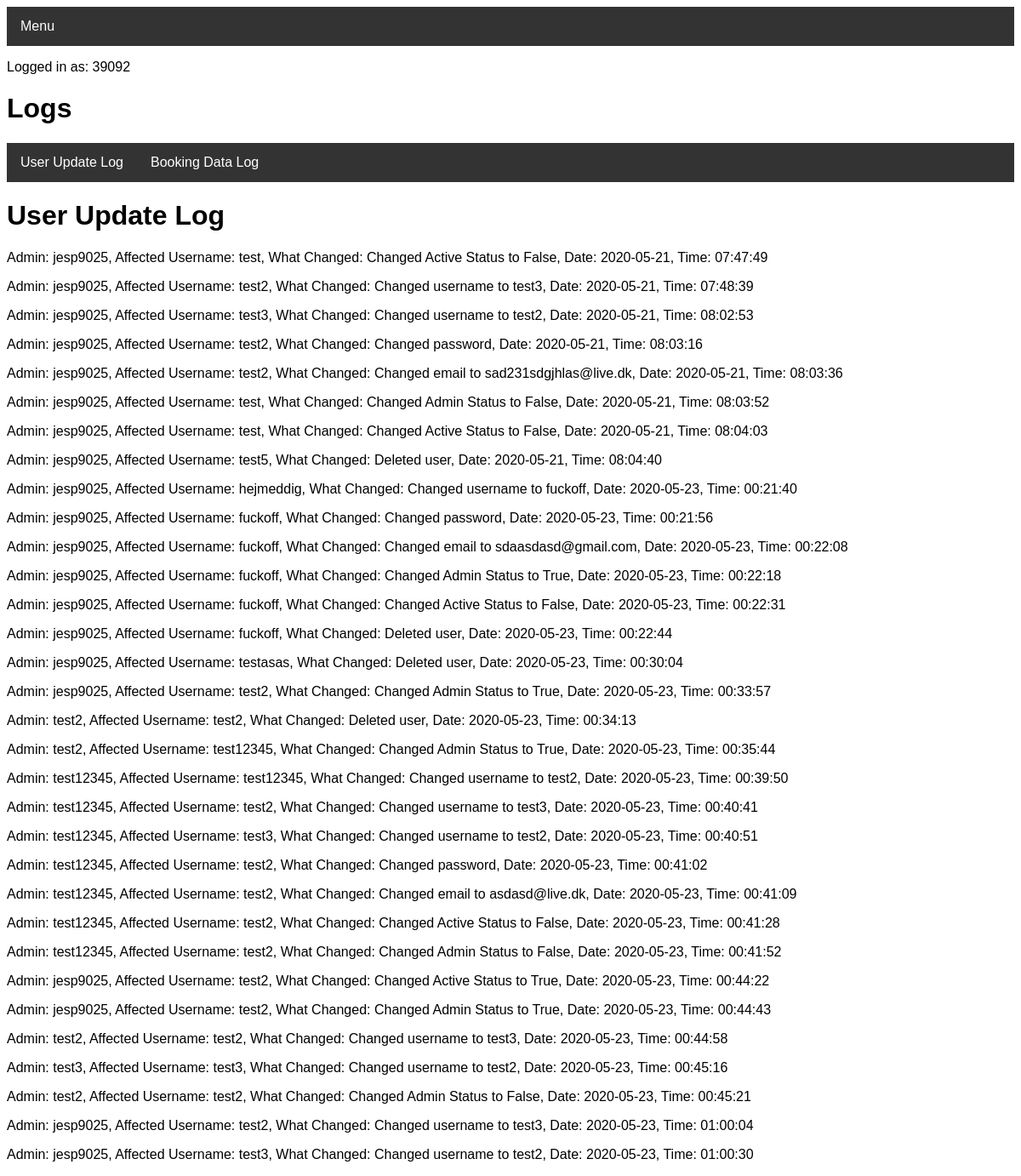
The page /userdatalog (signed in) on the database its author committed.
### tables this page shows
CREATE TABLE UpdateUserData (updateuserdata_admin STRING, updateuserdata_affected_user STRING, updateuserdata_what_changed STRING, updateuserdata_date DATE, updateuserdata_time TIME);

### routes.py (the view)
@app.route("/userdatalog")
def userdatalog():
    if "name" not in session:
        return redirect(url_for("login"))
    if user.checkIfAdmin(session['name']) == False:
        return redirect(url_for("denied"))
    lst = updateUserData.readUserDataLog()
    return render_template("userdatalog.html", data=lst, username=session['name'])

### Project.py (called while the page is built)
    def checkIfAdmin(self, username):
        try:
            c = self.conn.cursor()
            c.execute("SELECT user_is_admin FROM User WHERE user_username = '{}'".format(username))
            lst = c.fetchall()
            toList = functools.reduce(operator.add, (lst))
            for item in toList:
                if item == "True":
                    return True
            return False
        except TypeError:
            pass

    def readUserDataLog(self):
        try:
            c = self.conn.cursor()
            c.execute("SELECT 'Admin:', updateuserdata_admin, 'Affected Username:', updateuserdata_affected_user, 'What Changed:', updateuserdata_what_changed, 'Date:', updateuserdata_date, 'Time:', updateuserdata_time FROM UpdateUserData")
            lst = c.fetchall()
            c.close
            return lst
        except sqlite3.Error as e:
            return "An error occurred:", e.args[0]

### templates/userdatalog.html (shortened to what this page needs)
<!DOCTYPE html>
<head>
<link rel="stylesheet" href="../static/theme.css">
<link rel="stylesheet" type="text/css" href="../static/barstyle.css" title="style"/>
<link rel="stylesheet" type="text/css" href="../static/errorstyle.css" title="style"/>
</head>
<body>
<div class="navbar">
  <div class="dropdown">
    <button class="dropbtn">Menu
      <i class="fa fa-caret-down"></i>
    </button>
  </div>
</div>
</body>
<p>Logged in as: {{ username }}</p>
<h1>Logs</h1>
<div class="container">
    <div class="navbar">
        <a href="userdatalog">User Update Log</a>
        <a href="bookingdatalog">Booking Data Log</a>
    </div>
    <h1>User Update Log</h1>
</div>
<body>
    {%for value in data%}
     <p>{{value | replace("(", "") | replace(")", "") | replace(":", "=") | replace("'", "") | replace("=,", ":") | replace("=", ":")}}</p>
    {%endfor%}
   </body>

### static/barstyle.css (style rules this page uses)
body { font-family: Arial, Helvetica, sans-serif; }
.navbar { overflow: hidden; background-color: #333; }
.navbar a { float: left; font-size: 16px; color: white; text-align: center; padding: 14px 16px; text-decoration: none; }
.dropdown { float: left; overflow: hidden; }
.dropdown .dropbtn { font-size: 16px; border: none; outline: none; color: white; padding: 14px 16px; background-color: inherit; font-family: inherit; margin: 0; }

### rows shown on the page
UpdateUserData: value "Admin: jesp9025, Affected Username: test, What Changed: Changed Active Status to False, Date: 2020-05-21, Time: 07:47:49"
UpdateUserData: value "Admin: jesp9025, Affected Username: test2, What Changed: Changed username to test3, Date: 2020-05-21, Time: 07:48:39"
UpdateUserData: value "Admin: jesp9025, Affected Username: test3, What Changed: Changed username to test2, Date: 2020-05-21, Time: 08:02:53"
UpdateUserData: value "Admin: jesp9025, Affected Username: test2, What Changed: Changed password, Date: 2020-05-21, Time: 08:03:16"
UpdateUserData: value "Admin: jesp9025, Affected Username: test2, What Changed: Changed email to sad231sdgjhlas@live.dk, Date: 2020-05-21, Time: 08:03:36"
UpdateUserData: value "Admin: jesp9025, Affected Username: test, What Changed: Changed Admin Status to False, Date: 2020-05-21, Time: 08:03:52"
UpdateUserData: value "Admin: jesp9025, Affected Username: test, What Changed: Changed Active Status to False, Date: 2020-05-21, Time: 08:04:03"
UpdateUserData: value "Admin: jesp9025, Affected Username: test5, What Changed: Deleted user, Date: 2020-05-21, Time: 08:04:40"
UpdateUserData: value "Admin: jesp9025, Affected Username: hejmeddig, What Changed: Changed username to fuckoff, Date: 2020-05-23, Time: 00:21:40"
UpdateUserData: value "Admin: jesp9025, Affected Username: fuckoff, What Changed: Changed password, Date: 2020-05-23, Time: 00:21:56"
UpdateUserData: value "Admin: jesp9025, Affected Username: fuckoff, What Changed: Changed email to sdaasdasd@gmail.com, Date: 2020-05-23, Time: 00:22:08"
UpdateUserData: value "Admin: jesp9025, Affected Username: fuckoff, What Changed: Changed Admin Status to True, Date: 2020-05-23, Time: 00:22:18"
UpdateUserData: value "Admin: jesp9025, Affected Username: fuckoff, What Changed: Changed Active Status to False, Date: 2020-05-23, Time: 00:22:31"
UpdateUserData: value "Admin: jesp9025, Affected Username: fuckoff, What Changed: Deleted user, Date: 2020-05-23, Time: 00:22:44"
UpdateUserData: value "Admin: jesp9025, Affected Username: testasas, What Changed: Deleted user, Date: 2020-05-23, Time: 00:30:04"
UpdateUserData: value "Admin: jesp9025, Affected Username: test2, What Changed: Changed Admin Status to True, Date: 2020-05-23, Time: 00:33:57"
UpdateUserData: value "Admin: test2, Affected Username: test2, What Changed: Deleted user, Date: 2020-05-23, Time: 00:34:13"
UpdateUserData: value "Admin: test2, Affected Username: test12345, What Changed: Changed Admin Status to True, Date: 2020-05-23, Time: 00:35:44"
UpdateUserData: value "Admin: test12345, Affected Username: test12345, What Changed: Changed username to test2, Date: 2020-05-23, Time: 00:39:50"
UpdateUserData: value "Admin: test12345, Affected Username: test2, What Changed: Changed username to test3, Date: 2020-05-23, Time: 00:40:41"
UpdateUserData: value "Admin: test12345, Affected Username: test3, What Changed: Changed username to test2, Date: 2020-05-23, Time: 00:40:51"
UpdateUserData: value "Admin: test12345, Affected Username: test2, What Changed: Changed password, Date: 2020-05-23, Time: 00:41:02"
UpdateUserData: value "Admin: test12345, Affected Username: test2, What Changed: Changed email to asdasd@live.dk, Date: 2020-05-23, Time: 00:41:09"
UpdateUserData: value "Admin: test12345, Affected Username: test2, What Changed: Changed Active Status to False, Date: 2020-05-23, Time: 00:41:28"
UpdateUserData: value "Admin: test12345, Affected Username: test2, What Changed: Changed Admin Status to False, Date: 2020-05-23, Time: 00:41:52"
UpdateUserData: value "Admin: jesp9025, Affected Username: test2, What Changed: Changed Active Status to True, Date: 2020-05-23, Time: 00:44:22"
UpdateUserData: value "Admin: jesp9025, Affected Username: test2, What Changed: Changed Admin Status to True, Date: 2020-05-23, Time: 00:44:43"
UpdateUserData: value "Admin: test2, Affected Username: test2, What Changed: Changed username to test3, Date: 2020-05-23, Time: 00:44:58"
UpdateUserData: value "Admin: test3, Affected Username: test3, What Changed: Changed username to test2, Date: 2020-05-23, Time: 00:45:16"
UpdateUserData: value "Admin: test2, Affected Username: test2, What Changed: Changed Admin Status to False, Date: 2020-05-23, Time: 00:45:21"
UpdateUserData: value "Admin: jesp9025, Affected Username: test2, What Changed: Changed username to test3, Date: 2020-05-23, Time: 01:00:04"
UpdateUserData: value "Admin: jesp9025, Affected Username: test3, What Changed: Changed username to test2, Date: 2020-05-23, Time: 01:00:30"

### other values the page prints
{{ username }} "39092"
